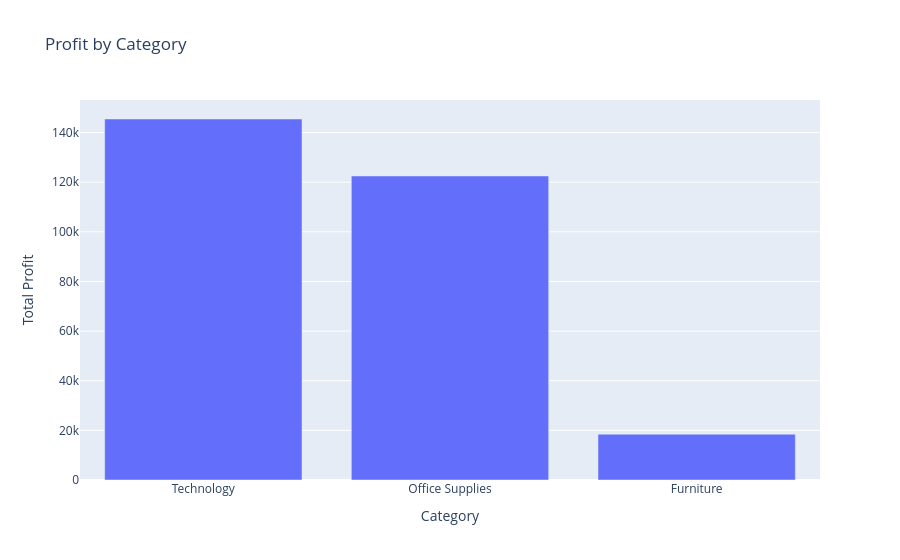

Notebook source saved alongside this figure:
### Code cell
fig = profit_by_category(df)
fig.show()

### Figure 1 — Plotly figure (JSON) as saved in the notebook; plotly's stock layout.template omitted (floating-point values rounded to 4 significant figures)
{"data": [{"hovertemplate": "Category=%{x}<br>Total Profit=%{y}<extra></extra>", "legendgroup": "", "marker": {"color": "#636efa", "pattern": {"shape": ""}}, "name": "", "orientation": "v", "showlegend": false, "textposition": "auto", "type": "bar", "x": ["Technology", "Office Supplies", "Furniture"], "xaxis": "x", "y": [145500.0, 122500.0, 18450.0], "yaxis": "y"}], "layout": {"barmode": "relative", "legend": {"tracegroupgap": 0}, "title": {"text": "Profit by Category"}, "xaxis": {"anchor": "y", "domain": [0, 1], "title": {"text": "Category"}}, "yaxis": {"anchor": "x", "domain": [0, 1], "title": {"text": "Total Profit"}}}}
